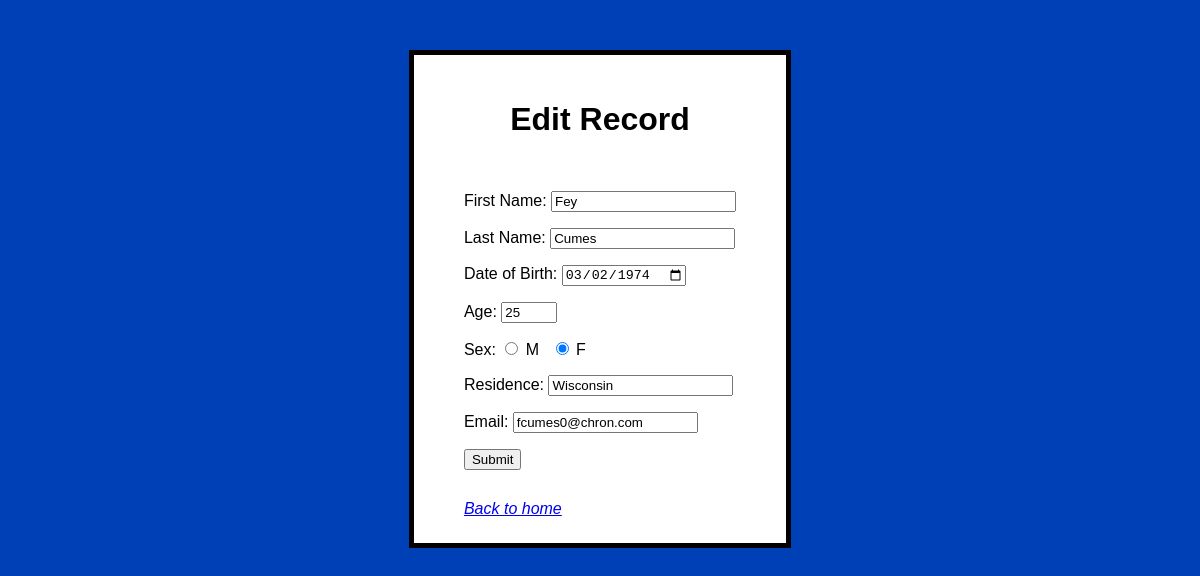
The page /edit.php?id=1 on the database its author committed.
### tables this page shows
CREATE TABLE applicants (
    id INT AUTO_INCREMENT PRIMARY KEY,
    first_Name VARCHAR(255),
    last_Name VARCHAR(255),
    dob DATE,
    age VARCHAR(255),
    sex VARCHAR(255),
    residence VARCHAR(255),
    email VARCHAR(255),
    date_Added TIMESTAMP DEFAULT CURRENT_TIMESTAMP,
    added_By VARCHAR(255),
	has_Been_Updated VARCHAR(5)
);

### core/functions.php (called while the page is built, shortened)
<?php
    function getSpecific_Record($pdo, $applicant_id) {
        $sql = "SELECT * FROM applicants WHERE id = ?";
        $query = $pdo->prepare($sql);
        $executeQuery = $query->execute([$applicant_id]);
        if ($executeQuery) {
            return $query->fetch();
        }
    }
?>

### edit.php (the view, shortened to what this page needs)
<?php
    require_once 'core/handleForms.php';
    require_once 'core/functions.php';
?>
<!DOCTYPE html>
<html lang="en">
    <head>
        <link rel="stylesheet" href="css/styles.css">
    </head>
    <body class="edit_Record">
        <?php $user_Record = getSpecific_Record($pdo, $_GET['id']); ?>
        <div class="center_Form">
            <h1 class="center_Form">Edit Record</h1>
            <form class="center_Form" action="core/handleForms.php?id=<?= $_GET['id']; ?>" method="POST">
                <p>
                    <label for="first_Name">First Name: </label>
                    <input type="text" name="first_Name" value="<?= $user_Record['first_Name']; ?>">
                </p>
                <p>
                    <label for="last_Name">Last Name: </label>
                    <input type="text" name="last_Name" value="<?= $user_Record['last_Name']; ?>">
                </p>
                <p>
                    <label for="dob">Date of Birth: </label>
                    <input type="date" name="dob" value="<?= $user_Record['dob']; ?>">
                </p>
                <p>
                    <label for="age">Age: </label>
                    <input type="number" name="age" min="18" max="75" value="<?= $user_Record['age']; ?>">
                </p>
                <p>
                    <label for="sex">Sex: </label>
                    <input type="radio" name="sex" id="option1" value="Male" <?php if ($user_Record['sex'] == "Male") {?> checked="checked" <?php } ?>>
                    <label class="radio_button" for="option1">M</label>
                    <input type="radio" name="sex" id="option2" value="Female" <?php if ($user_Record['sex'] == "Female") {?> checked="checked" <?php } ?>>
                    <label class="radio_button" for="option2">F</label>
                </p>
                <p>
                    <label for="residence">Residence: </label>
                    <input type="text" name="residence" value="<?= $user_Record['residence']; ?>">
                </p>
                <p>
                    <label for="email">Email: </label>
                    <input type="text" name="email" value="<?= $user_Record['email']; ?>">
                </p>
                <input type="submit" name="btn_Edit">
            </form>
            <i><a href="index.php">Back to home</a></i>
        </div>
    </body>
</html>

### css/styles.css (style rules this page uses)
body { font-family: Verdana, Geneva, Tahoma, sans-serif; }
body.edit_Record { background-color: #0040b6; }
div.center_Form { background-color: white; border: 5px solid; width: fit-content; padding: 25px 50px; margin: auto; margin-top: 50px; }
h1.center_Form { text-align: center; }
form.center_Form { padding: 15px 0px 30px; }
input[type="radio"] { display: inline; }
.radio_button { margin-right: 7px; }

### rows shown on the page
applicants: first_Name "Fey", last_Name "Cumes", dob "03/02/1974", age "25", sex "☐ M", sex "☑ F", residence "Wisconsin", email "fcumes0@chron.com"
